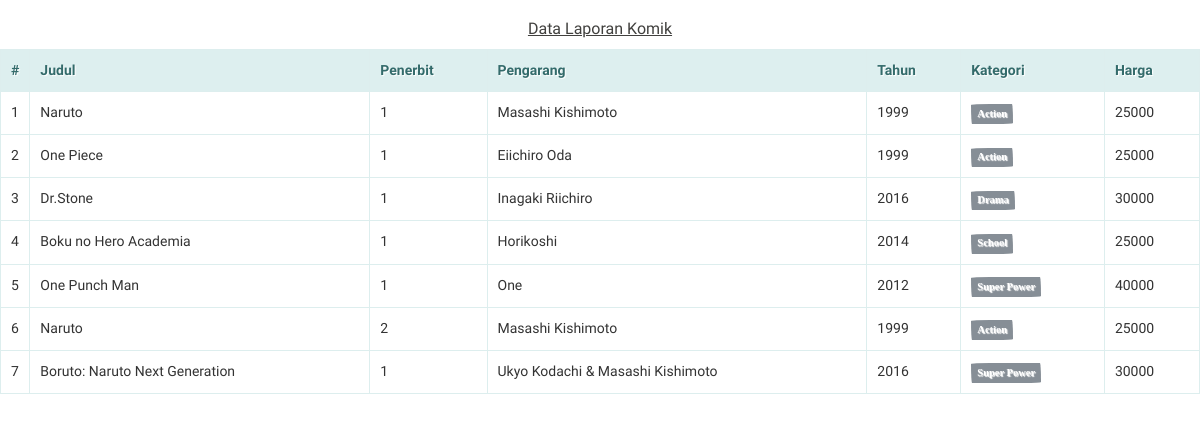
Page /public/komik/lihatlaporan (signed in) on the committed database.
### tables this page shows
CREATE TABLE `komik` (
  `id` int(11) NOT NULL,
  `nama` varchar(100) NOT NULL,
  `volume` int(11) DEFAULT NULL,
  `pengarang` varchar(50) DEFAULT NULL,
  `tahun` varchar(4) DEFAULT NULL,
  `kategori_id` int(11) DEFAULT NULL,
  `harga` int(11) DEFAULT NULL,
  `image` varchar(255) NOT NULL DEFAULT 'default.jpg'
);

CREATE TABLE `kategori` (
  `id` int(11) NOT NULL,
  `nama_kategori` varchar(50) NOT NULL
);

### app/core/Controller.php (called while the page is built, shortened)
<?php
class Controller{
    public function view($view, $data = [])
{
require_once '../app/views/' . $view . '.php';
}
public function model($model)
{
return new $model;
}
}

### app/controllers/Komik.php (called while the page is built, shortened)
<?php
class Komik extends Controller {
public function lihatlaporan()
{
    $data['title'] = 'Data Laporan Komik';
    $data['komik'] = $this->model('KomikModel')->getAllKomik();
    $this->view('komik/lihatlaporan', $data);
}
}

### app/core/App.php (called while the page is built, shortened)
<?php
class App{
	protected $method = 'index';
	protected $params = [];
	public function __construct(){
		$url = $this->parseURL();
		if(file_exists('../app/controllers/' . $url[0] . '.php')){
			unset($url[0]);
		}
		$this->controller = new $this->controller;
		if(isset($url[1])){
			if(method_exists($this->controller, $url[1])){
				$this->method = $url[1];
			}
		}
		call_user_func_array([$this->controller, $this->method], $this->params);
	}
	public function parseURL(){
		if( isset($_GET['url'])){
			$url = rtrim($_GET['url'], '/');
			$url = filter_var($url, FILTER_SANITIZE_URL);
			$url = explode('/',$url);
			return $url;
		}
	}
}

### public/index.php (called while the page is built, shortened)
<?php
$app = new App;

### app/core/Database.php (called while the page is built, shortened)
<?php
class Database{
	private $host = DB_HOST;
	private $user = DB_USER;
	private $pass = DB_PASS;
	private $dbnm = DB_NAME;
	private $dbh;
	private $stmt;
	public function __construct()
	{
		$dsn = 'mysql:host='. $this->host .';dbname='. $this->dbnm;
		$option = [
			PDO::ATTR_PERSISTENT => true,
			PDO::ATTR_ERRMODE => PDO::ERRMODE_EXCEPTION
		];
		try{
			$this->dbh = new PDO($dsn,$this->user,$this->pass, $option);
		}catch(PDOException $e){
			die($e->getMessage());
		}
	}
	public function query($query)
	{
		$this->stmt = $this->dbh->prepare($query);
	}
	public function execute()
	{
		$this->stmt->execute();
	}
	public function resultSet()
	{
		$this->execute();
		return $this->stmt->fetchAll(PDO::FETCH_ASSOC);
	}
}

### app/models/KomikModel.php (called while the page is built, shortened)
<?php
class KomikModel {
    private $table = 'komik';
    private $db;
    public function __construct()
    {
        $this->db = new Database;
    }
    public function getAllKomik()
    {
        $this->db->query("SELECT komik.*, kategori.nama_kategori FROM " . $this->table . " JOIN kategori ON kategori.id = komik.kategori_id");
        return $this->db->resultSet();
    }
}

### app/views/komik/lihatlaporan.php (the view, shortened to what this page needs)
<!DOCTYPE html>
<html lang="en">
<head>
<link rel="stylesheet" href="<?= base_url ?>/dist/js/normalize.min.css">
<link rel="stylesheet" href="<?= base_url ?>/dist/css/paper.css">
</head>
<body class="A4 potrait">
<section class="sheet padding-15mm">
<h1 class="center" style="text-decoration: underline;margin-top: 20px;"><?= $data['title']
?></h1>
<table class="table">
<thead>
<tr>
<th style="width: 10px">#</th>
<th>Judul</th>
<th>Penerbit</th>
<th>Pengarang</th>
<th>Tahun</th>
<th>Kategori</th>
<th>Harga</th>
</tr>
</thead>
<tbody>
<?php $no=1; ?>
<?php foreach ($data['komik'] as $row) :?>
<tr>
<td><?= $no; ?></td>
<td><?= $row['nama'];?></td>
<td><?= $row['volume'];?></td>
<td><?= $row['pengarang'];?></td>
<td><?= $row['tahun'];?></td>
<td><div class="badge badge-warning"><?=
$row['nama_kategori'];?></div></td>
<td><?= $row['harga'];?></td>
</tr>
<?php $no++; endforeach; ?>
</tbody>
</table>
</section>
</body>
</html>

### app/views/komik/lihatlaporan.php (style rules this page uses)
.center { margin-right: auto; margin-left: auto; text-align: center; }
h1 { font-size: 16px; }
* { font-family: Calibri; font-size: 14px; -webkit-print-color-adjust:exact; }
.table { border: solid 1px #DDEEEE; border-collapse: collapse; border-spacing: 0; font: normal 13px Arial, sans-serif; width: 100%; }
.table thead th { background-color: #DDEFEF; border: solid 1px #DDEEEE; color: #336B6B; padding: 10px; text-align: left; text-shadow: 1px 1px 1px #fff; }
.table tbody td { border: solid 1px #DDEEEE; color: #333; padding: 10px; text-shadow: 1px 1px 1px #fff; }

### rows in the picture
komik: nama "Naruto", volume "1", pengarang "Masashi Kishimoto", tahun "1999", kategori.nama_kategori "Action", harga "25000"
komik: nama "One Piece", volume "1", pengarang "Eiichiro Oda", tahun "1999", kategori.nama_kategori "Action", harga "25000"
komik: nama "Dr.Stone", volume "1", pengarang "Inagaki Riichiro", tahun "2016", kategori.nama_kategori "Drama", harga "30000"
komik: nama "Boku no Hero Academia", volume "1", pengarang "Horikoshi", tahun "2014", kategori.nama_kategori "School", harga "25000"
komik: nama "One Punch Man", volume "1", pengarang "One", tahun "2012", kategori.nama_kategori "Super Power", harga "40000"
komik: nama "Naruto", volume "2", pengarang "Masashi Kishimoto", tahun "1999", kategori.nama_kategori "Action", harga "25000"
komik: nama "Boruto: Naruto Next Generation", volume "1", pengarang "Ukyo Kodachi & Masashi Kishimoto", tahun "2016", kategori.nama_kategori "Super Power", harga "30000"

### other values in the picture
$data['title'] "Data Laporan Komik"
